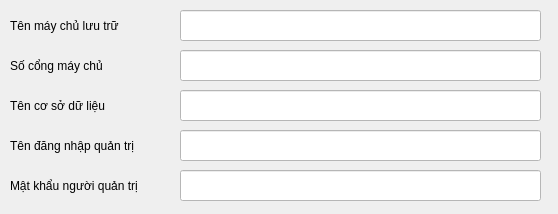
<?xml version="1.0" encoding="UTF-8"?>
<ui version="4.0">
 <class>DatabaseSettingToMySQLClass</class>
 <widget class="QWidget" name="DatabaseSettingToMySQLClass">
  <property name="geometry">
   <rect>
    <x>0</x>
    <y>0</y>
    <width>558</width>
    <height>214</height>
   </rect>
  </property>
  <property name="windowTitle">
   <string>Form</string>
  </property>
  <widget class="QLabel" name="label">
   <property name="geometry">
    <rect>
     <x>10</x>
     <y>15</y>
     <width>221</width>
     <height>21</height>
    </rect>
   </property>
   <property name="font">
    <font>
     <pointsize>9</pointsize>
    </font>
   </property>
   <property name="text">
    <string>Tên máy chủ lưu trữ</string>
   </property>
  </widget>
  <widget class="QLineEdit" name="serverHostNameInput">
   <property name="geometry">
    <rect>
     <x>180</x>
     <y>10</y>
     <width>361</width>
     <height>31</height>
    </rect>
   </property>
   <property name="styleSheet">
    <string notr="true">
    background-color: #fff;</string>
   </property>
  </widget>
  <widget class="QLabel" name="label_2">
   <property name="geometry">
    <rect>
     <x>10</x>
     <y>55</y>
     <width>221</width>
     <height>21</height>
    </rect>
   </property>
   <property name="font">
    <font>
     <pointsize>9</pointsize>
    </font>
   </property>
   <property name="text">
    <string>Số cổng máy chủ</string>
   </property>
  </widget>
  <widget class="QLineEdit" name="serverPortNumberInput">
   <property name="geometry">
    <rect>
     <x>180</x>
     <y>50</y>
     <width>361</width>
     <height>31</height>
    </rect>
   </property>
   <property name="styleSheet">
    <string notr="true">
    background-color: #fff;</string>
   </property>
  </widget>
  <widget class="QLabel" name="label_3">
   <property name="geometry">
    <rect>
     <x>10</x>
     <y>95</y>
     <width>221</width>
     <height>21</height>
    </rect>
   </property>
   <property name="font">
    <font>
     <pointsize>9</pointsize>
    </font>
   </property>
   <property name="text">
    <string>Tên cơ sở dữ liệu</string>
   </property>
  </widget>
  <widget class="QLineEdit" name="databaseNameInput">
   <property name="geometry">
    <rect>
     <x>180</x>
     <y>90</y>
     <width>361</width>
     <height>31</height>
    </rect>
   </property>
   <property name="styleSheet">
    <string notr="true">
    background-color: #fff;</string>
   </property>
  </widget>
  <widget class="QLabel" name="label_4">
   <property name="geometry">
    <rect>
     <x>10</x>
     <y>135</y>
     <width>221</width>
     <height>21</height>
    </rect>
   </property>
   <property name="font">
    <font>
     <pointsize>9</pointsize>
    </font>
   </property>
   <property name="text">
    <string>Tên đăng nhập quản trị</string>
   </property>
  </widget>
  <widget class="QLineEdit" name="administratorUsernameInput">
   <property name="geometry">
    <rect>
     <x>180</x>
     <y>130</y>
     <width>361</width>
     <height>31</height>
    </rect>
   </property>
   <property name="styleSheet">
    <string notr="true">
    background-color: #fff;</string>
   </property>
  </widget>
  <widget class="QLabel" name="label_5">
   <property name="geometry">
    <rect>
     <x>10</x>
     <y>176</y>
     <width>221</width>
     <height>20</height>
    </rect>
   </property>
   <property name="font">
    <font>
     <pointsize>9</pointsize>
    </font>
   </property>
   <property name="text">
    <string>Mật khẩu người quản trị</string>
   </property>
  </widget>
  <widget class="QLineEdit" name="administratorPasswordInput">
   <property name="geometry">
    <rect>
     <x>180</x>
     <y>170</y>
     <width>361</width>
     <height>31</height>
    </rect>
   </property>
   <property name="styleSheet">
    <string notr="true">
    background-color: #fff;</string>
   </property>
  </widget>
 </widget>
 <resources/>
 <connections/>
</ui>
